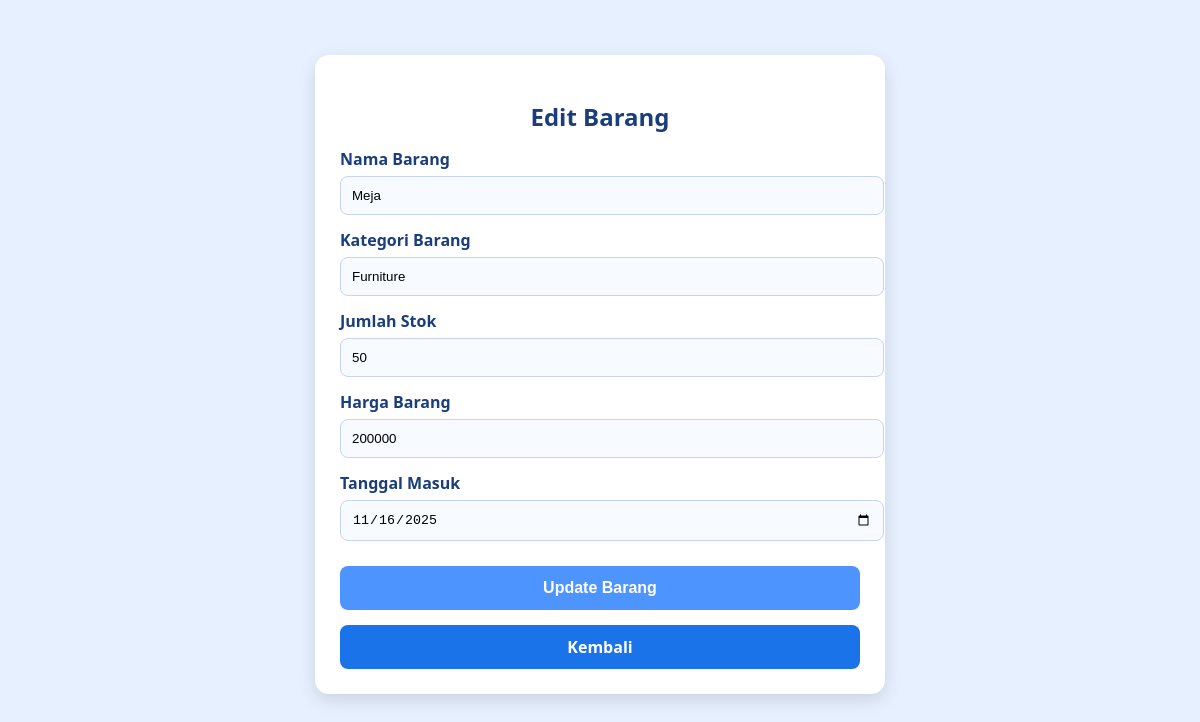
The page /edit.php?id=3 on the database its author committed.
### tables this page shows
CREATE TABLE `barang` (
  `id_barang` int(11) NOT NULL,
  `nama_barang` varchar(100) NOT NULL,
  `kategori_barang` varchar(100) NOT NULL,
  `jumlah_stok` int(11) DEFAULT NULL,
  `harga_barang` int(11) NOT NULL,
  `tanggal_masuk` date NOT NULL
);

### edit.php (the view, shortened to what this page needs)
<?php
include 'config/db.php';
$id = $_GET['id'];
$query = "SELECT * FROM barang WHERE id_barang = $id";
$result = mysqli_query($conn, $query);
$row = mysqli_fetch_assoc($result);
?>
<!DOCTYPE html>
<html>
<head>
</head>
<body>
<div class="container">
    <h2>Edit Barang</h2>
    <form method="POST">
        <label>Nama Barang</label>
        <input type="text" name="nama_barang" value="<?= $row['nama_barang'] ?>" required>
        <label>Kategori Barang</label>
        <input type="text" name="kategori_barang" value="<?= $row['kategori_barang'] ?>" required>
        <label>Jumlah Stok</label>
        <input type="number" name="jumlah_stok" value="<?= $row['jumlah_stok'] ?>" required>
        <label>Harga Barang</label>
        <input type="number" name="harga_barang" value="<?= $row['harga_barang'] ?>" required>
        <label>Tanggal Masuk</label>
        <input type="date" name="tanggal_masuk" value="<?= $row['tanggal_masuk'] ?>" required>
        <button type="submit" name="update" class="btn-submit">Update Barang</button>
        <a href="index.php" class="btn-back">Kembali</a>
    </form>
</div>
</body>
</html>

### edit.php (style rules this page uses)
body { font-family: 'Segoe UI', sans-serif; background: #e6f0ff; margin: 0; padding: 0; }
.container { width: 90%; max-width: 520px; margin: 55px auto; padding: 25px; background: white; border-radius: 14px; box-shadow: 0 6px 18px rgba(0,0,0,0.12); transition: 0.3s ease; }
h2 { text-align: center; color: #1a3d7c; margin-bottom: 15px; }
label { font-weight: 600; margin-top: 14px; display: block; color: #1a3d7c; }
input { width: 100%; padding: 11px; margin-top: 6px; border-radius: 8px; border: 1px solid #c6d4f2; background: #f7faff; transition: 0.25s; }
.btn-submit { width: 100%; padding: 13px; background: #4d94ff; color: white; border: none; margin-top: 25px; font-size: 16px; border-radius: 8px; cursor: pointer; font-weight: 600; transition: 0.25s; }
.btn-back { display: block; margin-top: 15px; padding: 11px; text-align: center; color: white; background: #1a73e8; text-decoration: none; border-radius: 8px; font-weight: 600; transition: 0.25s; }

### rows shown on the page
barang: nama_barang "Meja", kategori_barang "Furniture", jumlah_stok "50", harga_barang "200000", tanggal_masuk "11/16/2025"
